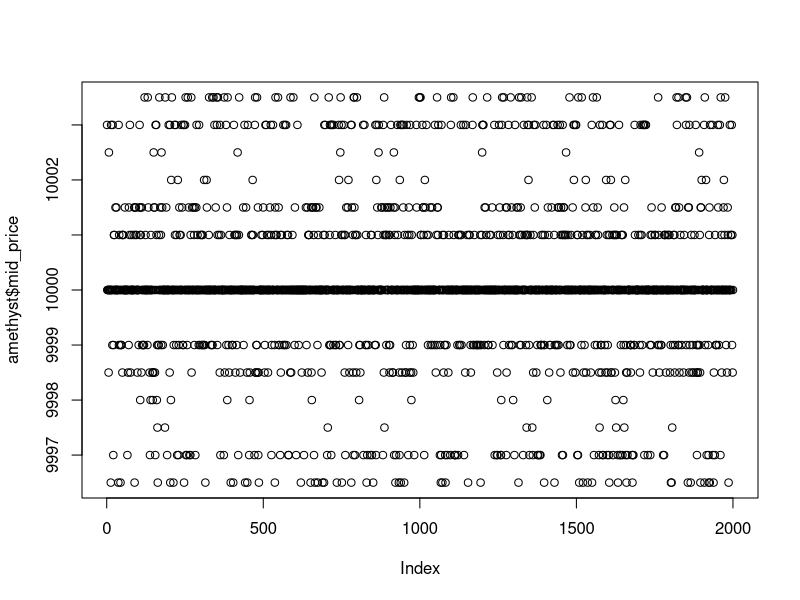
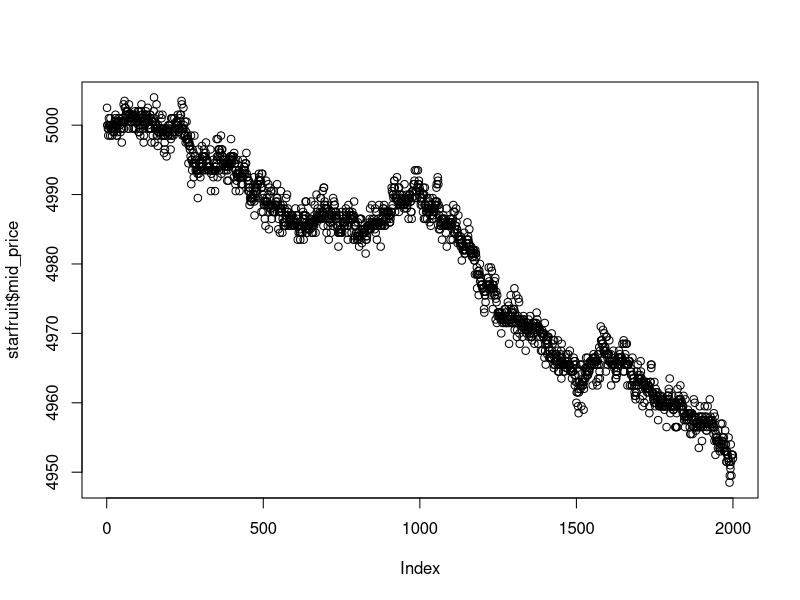
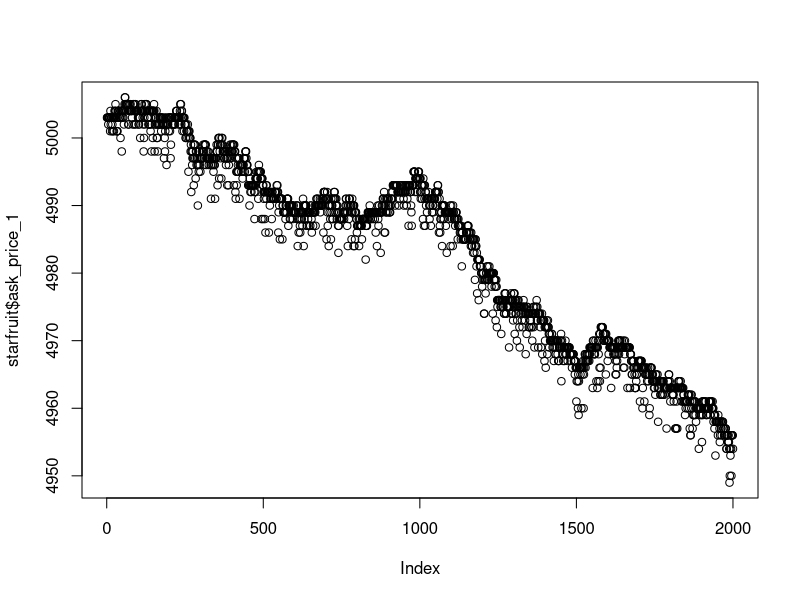
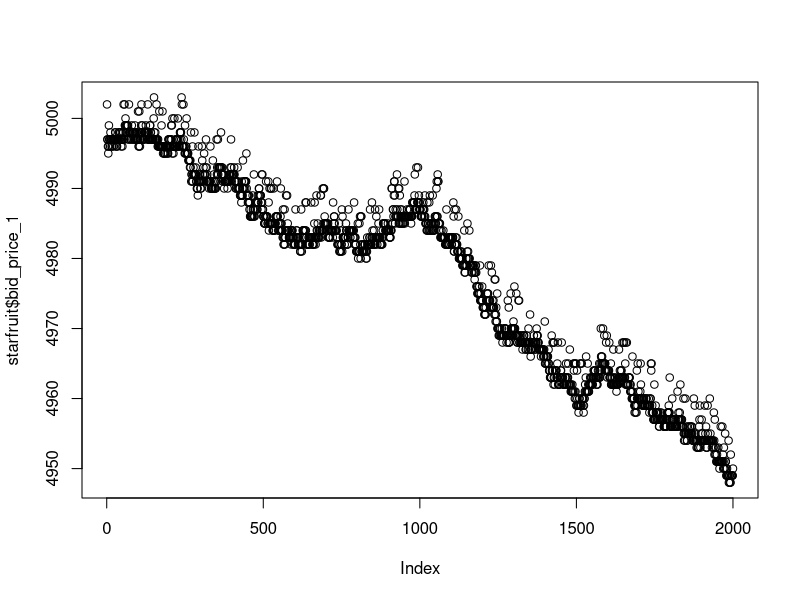
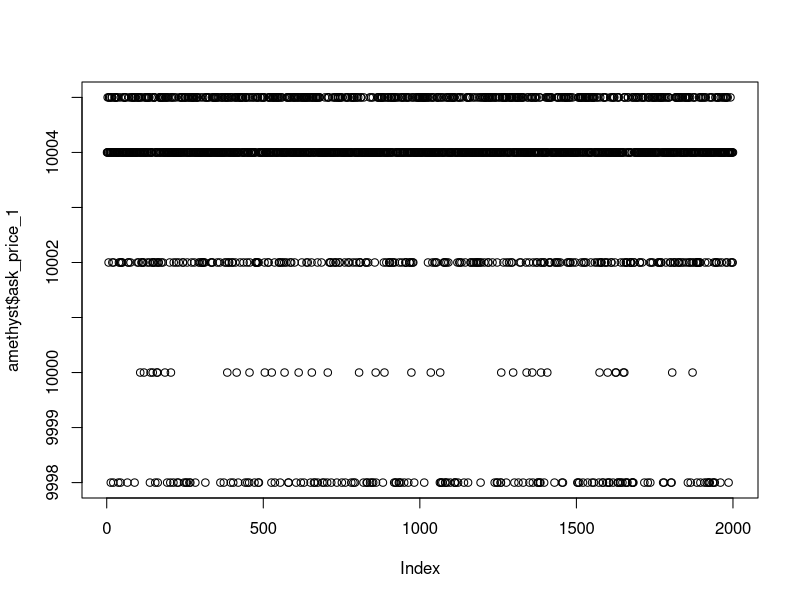
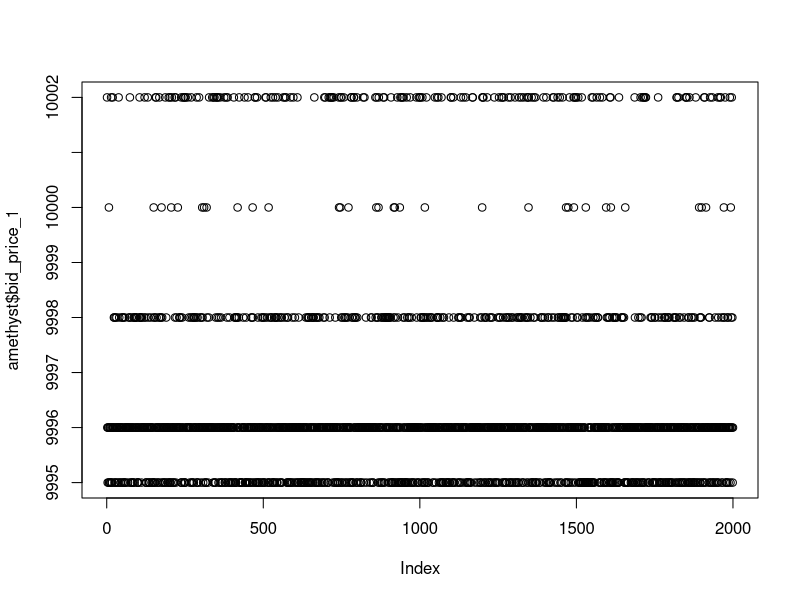
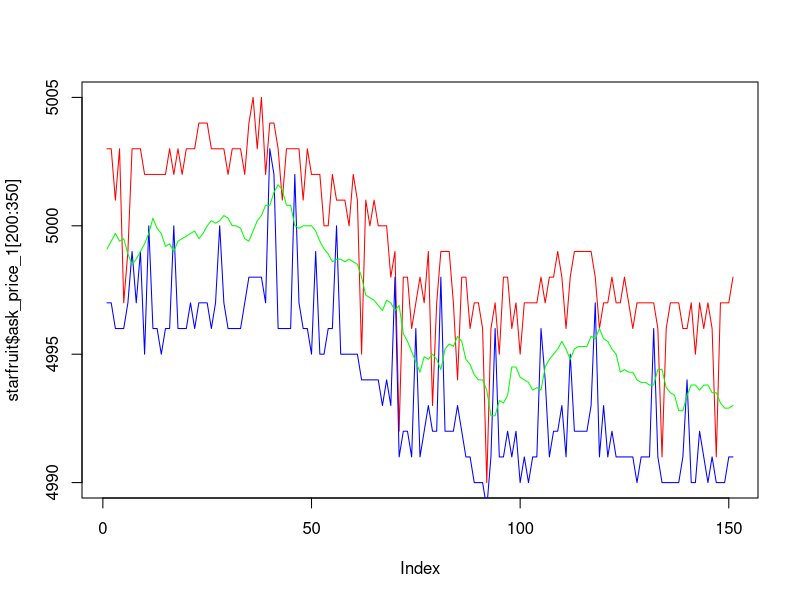

Write the R code that produced these figures, in order.
data = read.csv("traderTemplate.csv", header = TRUE, sep=";")
amethyst = data[data$product == "AMETHYSTS",]
starfruit = data[data$product == "STARFRUIT",]

#plot(amethyst[amethyst$day == -2,]$bid_price_1)
#plot(starfruit[starfruit$day == -2,]$bid_price_1)

plot(amethyst$mid_price)
plot(starfruit$mid_price)

plot(starfruit$ask_price_1)
plot(starfruit$bid_price_1)

mean(amethyst$mid_price)
mean(starfruit$mid_price)

plot(amethyst$ask_price_1)
plot(amethyst$bid_price_1)

#plot bid and ask for starfruit on same graph
plot(starfruit$ask_price_1[200:350], type = "l", col = "red")
lines(starfruit$bid_price_1[200:350], col = "blue")

simple_moving_average <- function(data, window_size) {
  n <- length(data)
  # Calculate start and end indices for the loop to avoid NA values
  start_index <- ceiling(window_size / 2)
  end_index <- n - floor(window_size / 2)
  
  # Initialize the result vector
  averages <- numeric(end_index - start_index + 1)
  
  for (i in start_index:end_index) {
    averages[i - start_index + 1] <- mean(data[(i - floor(window_size / 2)):(i + floor(window_size / 2))])
  }
  
  return(averages)
}

window_size = 5  # Window size for moving average
moving_average = simple_moving_average(starfruit$mid_price, window_size)

lines(moving_average[(200-window_size):(350-window_size)], col = "green")

